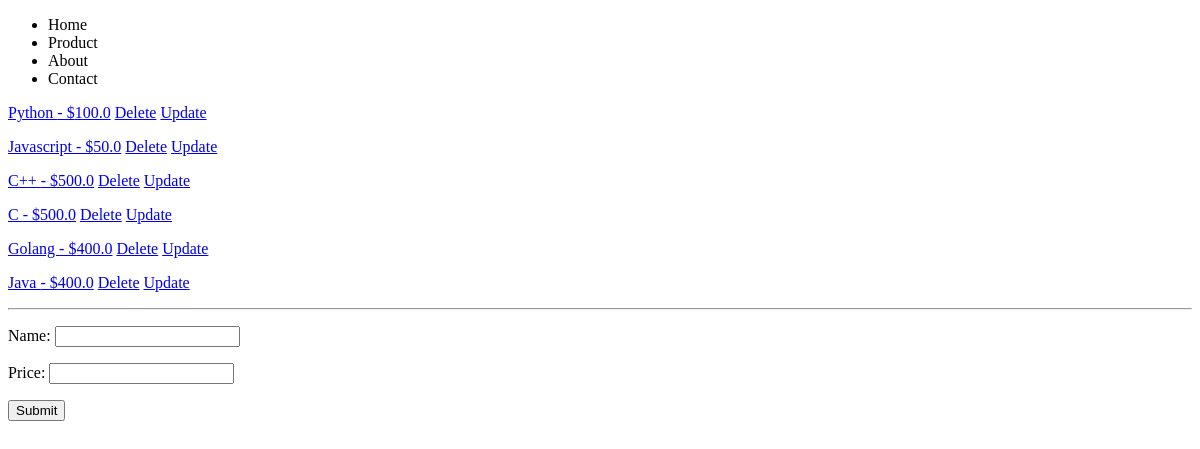
Before: / with the older database file.
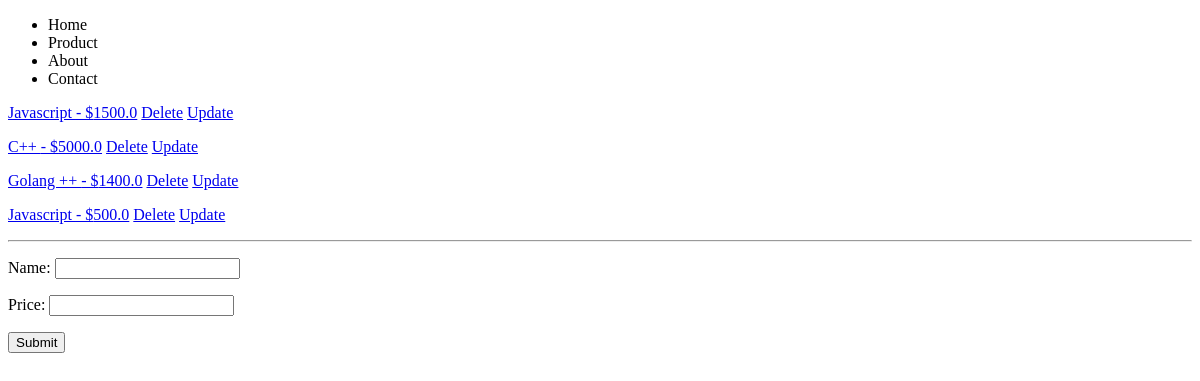
After: the same page with the newer database file.
### core/models.py (models this page shows, shortened)
class Course(models.Model):
    name = models.CharField(max_length=30)
    price = models.FloatField()

### core/views.py (the view)
# urls.py: 2. Add a URL to urlpatterns:  path('', views.home, name='home')
def home(request):
    queryset = Course.objects.all()
    get_course = Course.objects.filter(price__gte='400')
    course_model_form = CourseModelForm()
    if request.method == "POST":
        course_model_form = CourseModelForm(request.POST)
        if course_model_form.is_valid():
            course_model_form.save()
            return redirect('Home')
    else:
        course_model_form = CourseModelForm()
    context = {
        'one': 1,
        'two': 2,
        'three': 3,
        'four': 4,
        'queryset': queryset,
        'course_model_form': course_model_form,
        'get_course': get_course,
    }
    return render(request, 'core/index.html', context)

### core/forms.py
class CourseModelForm(forms.ModelForm):
    class Meta:
        model = Course
        fields = '__all__'

### templates/core/index.html (shortened to what this page needs)
{% extends 'core/base.html' %}
{% block content %}
<div>
    <div>
        {% for i in queryset %}
            <p>
                <a href="{% url 'Course-Details' i.id %}" >{{i.name}} - ${{i.price}}</a>
                <a href="{% url 'Confirm-Course-Delete' i.id %}" >Delete</a>
                <a href="{% url 'Course-Update' i.id %}" >Update</a>
            </p>
        {% endfor %}
    </div>
      <hr>
      <form method='post'>
        {{course_model_form.as_p}}
        <input type="submit" value="Submit">
      </form>
    </div>
{% endblock content %}

### templates/core/base.html (shortened to what this page needs)
{% load static %}
<!DOCTYPE html>
<html lang="en">
<head>
    <link rel="stylesheet" href="{% static "css/styles.css" %}">
</head>
<body>
    {% include 'core/navbar.html' %}
    {% block content %}
    {% endblock content %}
</body>
</html>

### templates/core/navbar.html
<nav >
    <ul>
        <li>Home</li>
        <li>Product</li>
        <li>About</li>
        <li>Contact</li>
    </ul>
</nav>

Changed rows visible on the page:
removed Course: name "Python", price "100.0"
removed Course: name "C", price "500.0"
removed Course: name "Java", price "400.0"
changed Course (number 1 of 4 on the later page): price "50.0" → "1500.0"
changed Course (number 2 of 4 on the later page): price "500.0" → "5000.0"
changed Course: name "Golang" → "Golang ++"; price "400.0" → "1400.0"
added Course: name "Javascript", price "500.0"
